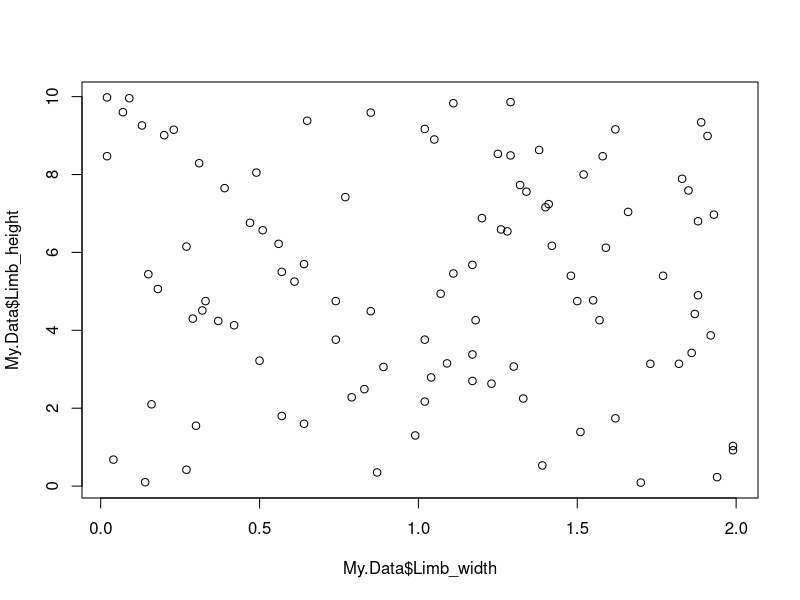

Write the R code that produced this figure. (Note: this script raises an error after producing the figure.)
#Creating a vector of 5 different breeds of dogs
Species<- c("Beagle","Golden Retriever","German Shepard","Boxer", "Poodle")

#running a sample of 100 randomly selected species. replace=TRUE allows a species
#to be selected more than once. 
Organism<- sample(Species, size=100, replace=TRUE)
head(Organism)

Limb_width<- round(runif(100, min=0, max=2),2)
head(Limb_width)

Limb_height<- round(runif(100, min=0, max=10),2)
head(Limb_height)

Observor<- sample((c("Jim", "Paul", "Laura")), size=100, replace=TRUE)
head(Observor)

My.Data<- data.frame(Organism= Organism, Limb_width= Limb_width, Limb_height=Limb_height, Observor=Observor)

head(My.Data)

head(My.Data)

print(My.Data)
plot (x= My.Data$Limb_width, y= My.Data$Limb_height)
ß